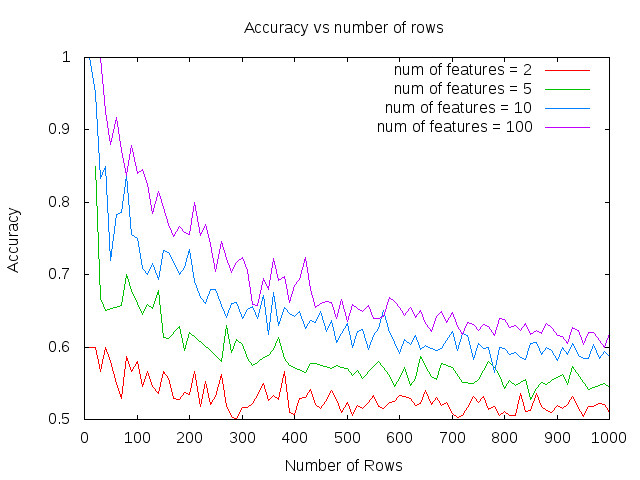

Source code (gnuplot):
set title 'Accuracy vs number of rows'
set style data lines
set term png
set xlabel 'Number of Rows'
set ylabel 'Accuracy'
set output 'experiment.png'
set datafile separator ','
plot \
     'experiment_n_features_2_max_rows_1000/rows_accuracies_n_features_2_max_rows_1000.csv' using 1:2 t 'num of features = 2' w lines, \
     'experiment_n_features_5_max_rows_1000/rows_accuracies_n_features_5_max_rows_1000.csv' using 1:2 t 'num of features = 5' w lines, \
     'experiment_n_features_10_max_rows_1000/rows_accuracies_n_features_10_max_rows_1000.csv' using 1:2 t 'num of features = 10' w lines, \
     'experiment_n_features_100_max_rows_1000/rows_accuracies_n_features_100_max_rows_1000.csv' using 1:2 t 'num of features = 100' w lines, \
